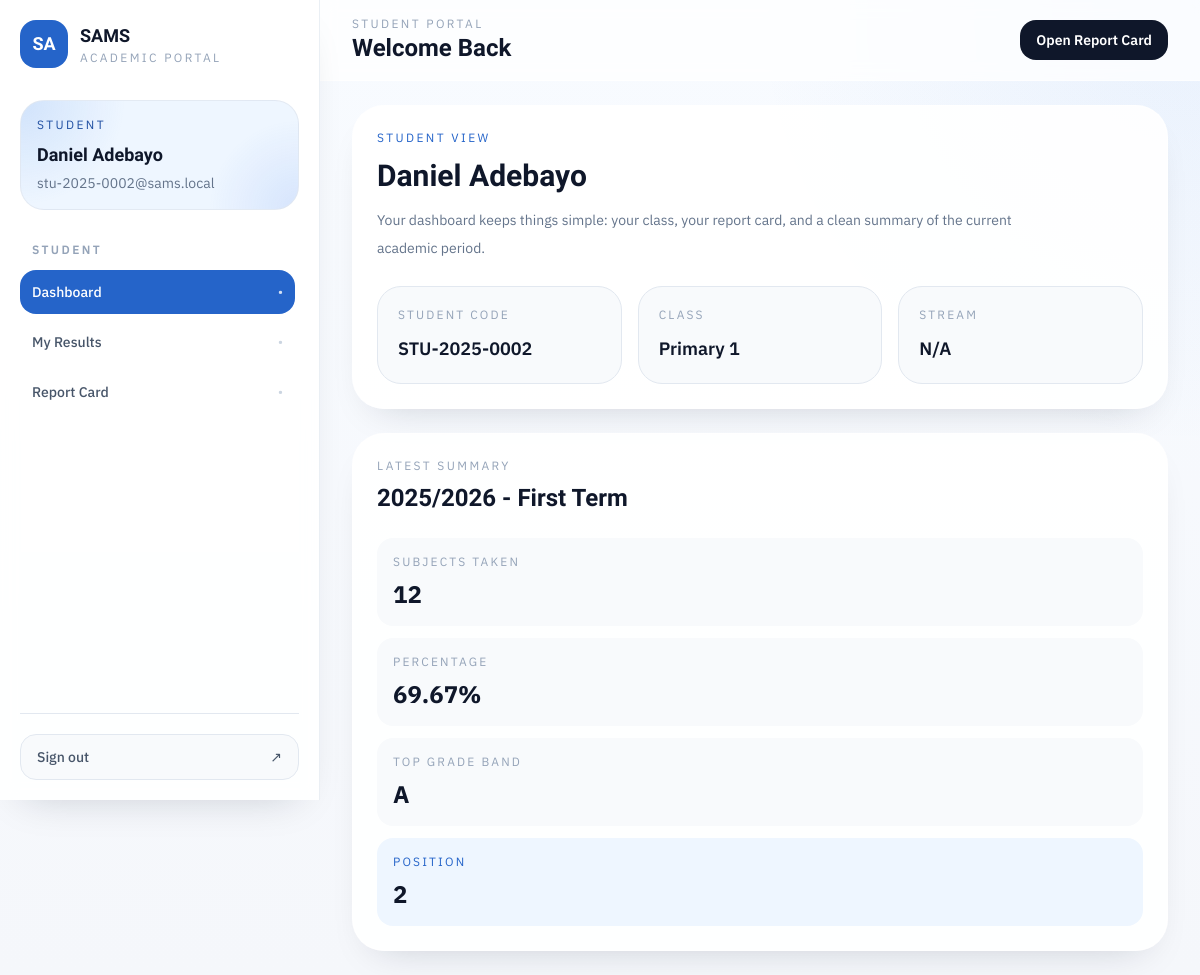
The page /student/dashboard (signed in) on the database as committed earlier.
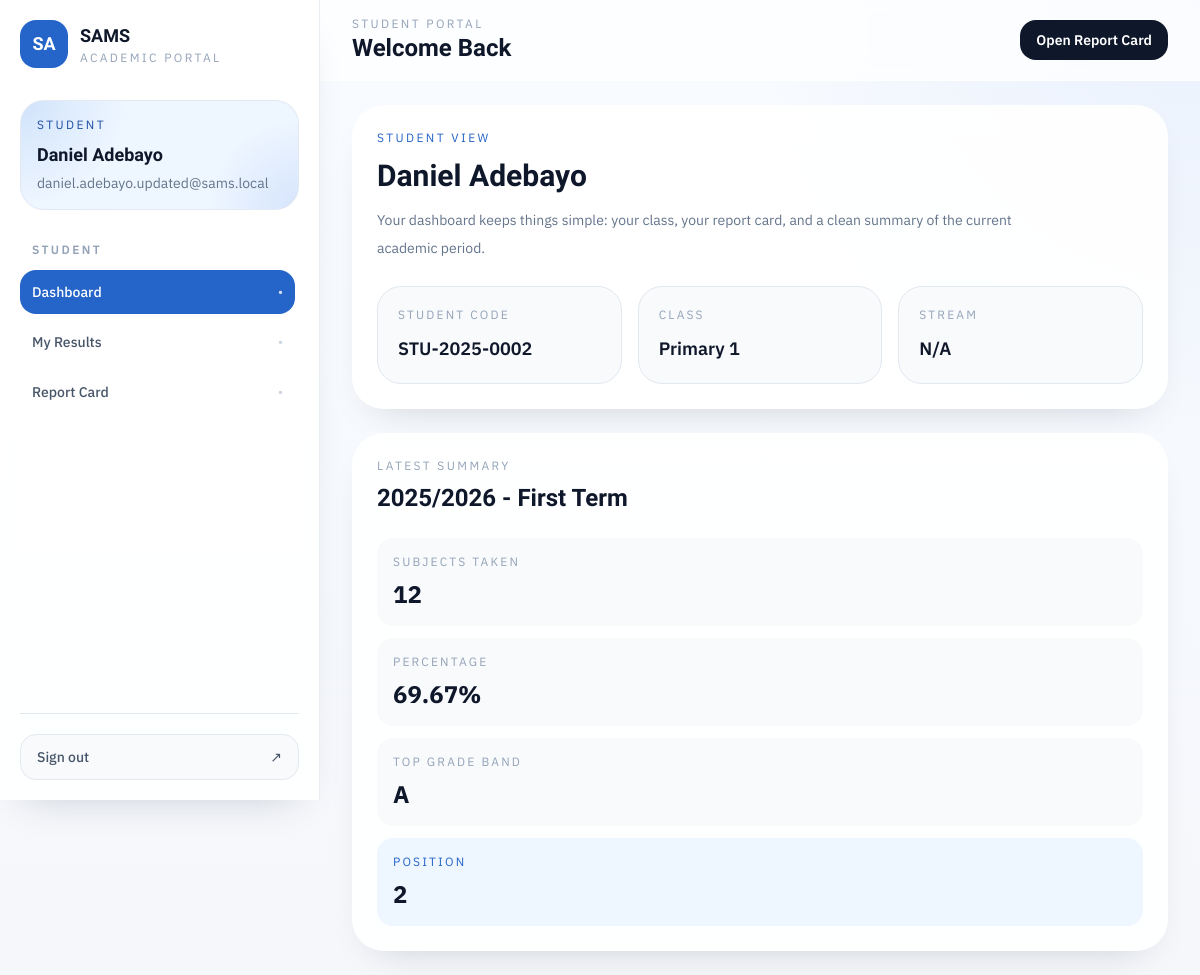
The same page on the database as committed later.
### app/models/user.py (models this page shows, shortened)
class User(UserMixin, db.Model):
    __tablename__ = "users"
    id = db.Column(db.Integer, primary_key=True)
    username = db.Column(db.String(80), unique=True, nullable=False, index=True)
    full_name = db.Column(db.String(150), nullable=False)
    email = db.Column(db.String(255), unique=True, nullable=False, index=True)
    password_hash = db.Column(db.String(255), nullable=False)
    role = db.Column(db.String(20), nullable=False, index=True)
    is_active = db.Column(db.Boolean, nullable=False, default=True)
    created_at = db.Column(
        db.DateTime, nullable=False, default=lambda: datetime.now(timezone.utc)
    )
    student_profile = db.relationship(
        "Student", back_populates="user", uselist=False, lazy="select"
    )
    teacher_profile = db.relationship(
        "Teacher", back_populates="user", uselist=False, lazy="select"
    )
    uploaded_results = db.relationship(
        "Result",
        back_populates="uploaded_by_user",
        foreign_keys="Result.uploaded_by_user_id",
        lazy="dynamic",
    )
    overridden_results = db.relationship(
        "Result",
        back_populates="overridden_by_user",
        foreign_keys="Result.overridden_by_user_id",
        lazy="dynamic",
    )
    __table_args__ = (
        db.CheckConstraint(
            "role IN ('admin', 'teacher', 'student')", name="ck_users_role"
        ),
    )

### app/routes/student.py (the view)
@student_bp.route("/dashboard")
@login_required
@role_required("student")
def dashboard():
    student = _current_student()
    context = _report_context(student)
    return render_template("student/dashboard.html", **context)

### app/models/student.py (called while the page is built)
    @property
    def full_name(self) -> str:
        return f"{self.first_name} {self.last_name}"

### app/routes/student.py (called while the page is built)
def _current_student() -> Student:
    student = current_user.student_profile
    if student is None:
        abort(403)
    return student

def _available_periods(student: Student) -> list[dict]:
    rows = (
        Result.query.join(Session, Result.session_id == Session.id)
        .filter(Result.student_id == student.id)
        .with_entities(Result.session_id, Session.name, Result.term)
        .distinct()
        .order_by(Session.name.desc(), Result.term.asc())
        .all()
    )
    return [
        {
            "session_id": session_id,
            "session_name": session_name,
            "term": term,
            "label": f"{session_name} - {term.title()} Term",
        }
        for session_id, session_name, term in rows
    ]

def _available_terms(periods: list[dict], session_id: int | None) -> list[dict]:
    return [period for period in periods if period["session_id"] == session_id]

### app/templates/student/dashboard.html (shortened to what the changed rows need)
{% extends "layouts/app_shell.html" %}
{% block page_title %}Welcome Back{% endblock %}
{% block shell_content %}
<div class="space-y-6">
  <section class="grid gap-6 xl:grid-cols-[1.2fr_0.8fr]">
    <article class="rounded-[2rem] border border-white/80 bg-white/90 p-6 shadow-soft">
      <h2 class="mt-3 font-display text-3xl font-bold text-slateink">{{ student.full_name }}</h2>
    </article>
    <article class="rounded-[2rem] border border-white/80 bg-white/90 p-6 shadow-soft">
      <h2 class="mt-2 font-display text-2xl font-bold text-slateink">{{ selected_period.label if selected_period else "No results yet" }}</h2>
    </article>
  </section>
</div>
{% endblock %}

### app/templates/layouts/app_shell.html (shortened to what the changed rows need)
{% extends "base.html" %}
{% set endpoint = request.endpoint or "" %}
{% set nav_groups = [] %}
{% if current_user.is_authenticated and current_user.role == 'admin' %}
  {% set nav_groups = [
    {'label': 'Overview', 'items': [
      {'title': 'Dashboard', 'endpoint': 'admin.dashboard', 'href': url_for('admin.dashboard')},
      {'title': 'Teachers', 'endpoint': 'admin.teachers', 'href': url_for('admin.teachers')},
      {'title': 'Students', 'endpoint': 'admin.students', 'href': url_for('admin.students')},
      {'title': 'Structure', 'endpoint': 'admin.classes', 'href': url_for('admin.classes')},
      {'title': 'Sessions', 'endpoint': 'admin.sessions', 'href': url_for('admin.sessions')},
      {'title': 'Results', 'endpoint': 'admin.results', 'href': url_for('admin.results')},
    ]}
  ] %}
{% elif current_user.is_authenticated and current_user.role == 'teacher' %}
  {% set nav_groups = [
    {'label': 'Workspace', 'items': [
      {'title': 'Dashboard', 'endpoint': 'teacher.dashboard', 'href': url_for('teacher.dashboard')},
      {'title': 'Assigned Classes', 'endpoint': 'teacher.classes', 'href': url_for('teacher.classes')},
      {'title': 'Students', 'endpoint': 'teacher.students', 'href': url_for('teacher.students')},
      {'title': 'Result Entry', 'endpoint': 'teacher.upload_results', 'href': url_for('teacher.upload_results')},
    ]}
  ] %}
{% elif current_user.is_authenticated and current_user.role == 'student' %}
  {% set nav_groups = [
    {'label': 'Student', 'items': [
      {'title': 'Dashboard', 'endpoint': 'student.dashboard', 'href': url_for('student.dashboard')},
      {'title': 'My Results', 'endpoint': 'student.results', 'href': url_for('student.results')},
      {'title': 'Report Card', 'endpoint': 'student.report_card', 'href': url_for('student.report_card')},
    ]}
  ] %}
{% endif %}
{% block body %}
<div class="min-h-screen lg:flex">
  <aside class="fixed inset-y-0 left-0 z-50 flex w-80 -translate-x-full flex-col border-r border-slate-200/70 bg-white/90 px-5 py-5 shadow-soft backdrop-blur transition duration-300 lg:sticky lg:top-0 lg:h-screen lg:translate-x-0" data-sidebar>
    <div class="mt-8 rounded-3xl border border-slate-200/80 bg-mesh-glow bg-brand-50 px-4 py-4">
      <p class="text-xs uppercase tracking-[0.2em] text-brand-700">{{ current_user.role|title }}</p>
      <h2 class="mt-2 font-display text-lg font-bold text-slateink">{{ current_user.full_name }}</h2>
      <p class="mt-1 text-sm text-slate-500">{{ current_user.email }}</p>
    </div>
    <nav class="mt-8 flex-1 space-y-7 overflow-y-auto pr-1">
      {% for group in nav_groups %}
        <div>
          <p class="mb-3 px-3 text-xs font-semibold uppercase tracking-[0.2em] text-slate-400">{{ group["label"] }}</p>
          <div class="space-y-1.5">
            {% for item in group["items"] %}
              {% set active = endpoint == item.endpoint %}
              <a href="{{ item.href }}" class="group flex items-center justify-between rounded-2xl px-3 py-3 text-sm font-medium transition
                {% if active %}
                  bg-brand-600 text-white shadow-soft
                {% else %}
                  text-slate-600 hover:bg-slate-100 hover:text-slateink
                {% endif %}
              ">
                <span>{{ item.title }}</span>
                <span class="text-xs {% if active %}text-white/80{% else %}text-slate-300 group-hover:text-slate-500{% endif %}">•</span>
              </a>
            {% endfor %}
          </div>
        </div>
      {% endfor %}
    </nav>
  </aside>
  <div class="min-w-0 flex-1">
    <header class="sticky top-0 z-30 border-b border-white/60 bg-white/75 backdrop-blur">
      <div class="mx-auto flex max-w-7xl items-center justify-between gap-4 px-4 py-4 sm:px-6 lg:px-8">
        <div class="flex items-center gap-3">
          <div>
            <h1 class="font-display text-2xl font-bold text-slateink">{% block page_title %}Dashboard{% endblock %}</h1>
          </div>
        </div>
      </div>
    </header>
    <main class="mx-auto max-w-7xl px-4 py-6 sm:px-6 lg:px-8">
      {% block shell_content %}{% endblock %}
    </main>
  </div>
</div>
{% endblock %}

Rows that differ between the two databases and show on the page:
changed User "STUDENT": email "stu-2025-0002@sams.local" → "daniel.adebayo.updated@sams.local"
